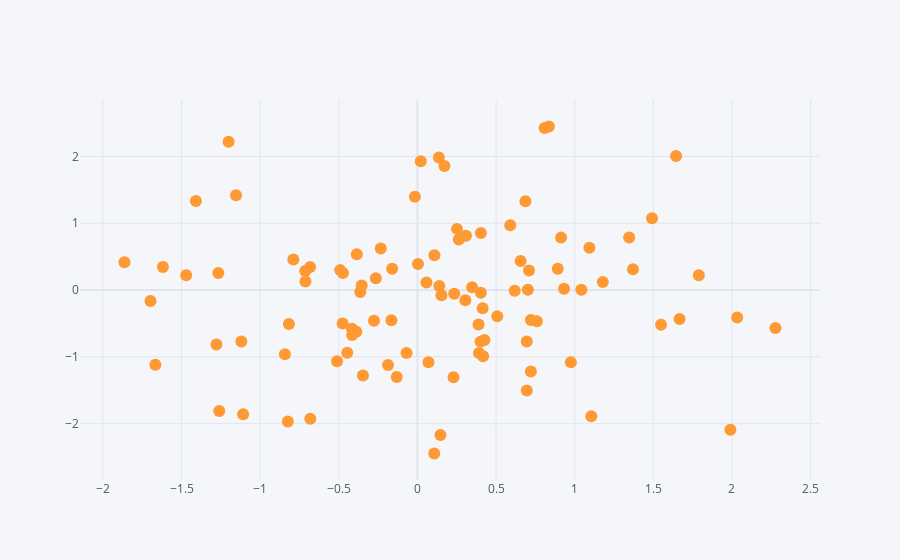

The cell this chart's notebook holds for it:
### Code cell
# Ex 2ii:-

df1.iplot(kind='scatter',x='A',y='B', mode = "markers")
